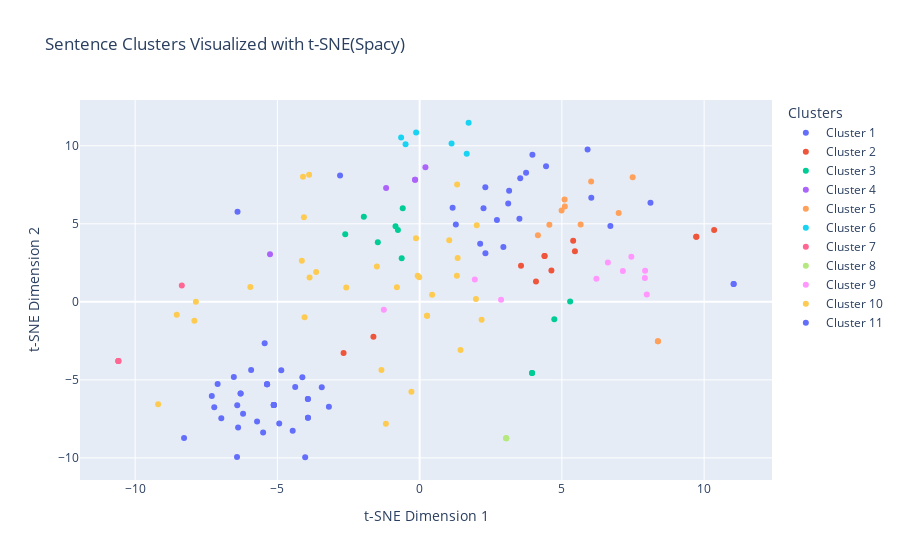

This figure's notebook cell:
### Code cell
fig = go.Figure()


for i in range(num_clusters):
    indices = labels_spacy == i
    fig.add_trace(go.Scatter(
        x=reduced_vectors_2d[indices, 0],
        y=reduced_vectors_2d[indices, 1],
        mode='markers',
        name=f'Cluster {i + 1}'
    ))

fig.update_layout(
    title='Sentence Clusters Visualized with t-SNE(Spacy)',
    xaxis_title='t-SNE Dimension 1',
    yaxis_title='t-SNE Dimension 2',
    legend_title="Clusters"
)

pio.show(fig)

### Figure 1 — Plotly figure (JSON) as saved in the notebook; plotly's stock layout.template omitted (floating-point values rounded to 4 significant figures)
{"data": [{"mode": "markers", "name": "Cluster 1", "type": "scatter", "x": [-4.862, -5.713, -7.305, -3.925, -5.5, -6.38, -3.189, -6.292, -7.218, -8.28, -6.292, -5.446, -6.418, -4.373, -4.121, -3.927, -5.126, -3.927, -5.126, -5.126, -5.126, -5.362, -5.362, -5.126, -5.362, -4.022, -6.205, -6.41, -3.439, -5.922, -4.935, -6.53, -3.925, -4.461, -7.1, -6.971], "y": [-4.376, -7.67, -6.031, -7.435, -8.379, -8.06, -6.719, -5.869, -6.756, -8.73, -5.869, -2.652, -9.945, -5.462, -4.826, -6.225, -6.613, -6.225, -6.613, -6.613, -6.613, -5.28, -5.28, -6.613, -5.28, -9.959, -7.173, -6.634, -5.478, -4.374, -7.795, -4.818, -7.435, -8.261, -5.265, -7.467]}, {"mode": "markers", "name": "Cluster 2", "type": "scatter", "x": [5.397, 9.725, 10.35, 9.725, 3.564, 5.459, 4.632, -2.672, -1.623, 4.391, 4.391, 4.09], "y": [3.92, 4.167, 4.597, 4.167, 2.315, 3.234, 2.004, -3.273, -2.237, 2.935, 2.935, 1.303]}, {"mode": "markers", "name": "Cluster 3", "type": "scatter", "x": [-1.469, 3.953, 3.953, -0.6301, -0.5937, -0.8466, -0.763, 4.734, -2.614, 5.29, -1.961], "y": [3.823, -4.559, -4.559, 2.79, 5.998, 4.842, 4.61, -1.12, 4.332, 0.02646, 5.457]}, {"mode": "markers", "name": "Cluster 4", "type": "scatter", "x": [-5.258, -0.1595, 0.2043, -0.1595, -1.178], "y": [3.052, 7.82, 8.624, 7.82, 7.292]}, {"mode": "markers", "name": "Cluster 5", "type": "scatter", "x": [7.488, 6.997, 6.029, 8.378, 5.103, 5.095, 4.99, 4.56, 5.66, 8.378, 4.158], "y": [7.99, 5.701, 7.72, -2.523, 6.112, 6.562, 5.859, 4.94, 4.964, -2.523, 4.26]}, {"mode": "markers", "name": "Cluster 6", "type": "scatter", "x": [1.123, -0.1234, 1.722, -0.4939, -0.6502, 1.656], "y": [10.14, 10.86, 11.48, 10.09, 10.53, 9.486]}, {"mode": "markers", "name": "Cluster 7", "type": "scatter", "x": [-8.358, -10.59, -10.59, -10.59], "y": [1.044, -3.795, -3.795, -3.795]}, {"mode": "markers", "name": "Cluster 8", "type": "scatter", "x": [3.043, 3.043, 3.043], "y": [-8.735, -8.735, -8.735]}, {"mode": "markers", "name": "Cluster 9", "type": "scatter", "x": [-1.258, 1.94, 7.145, 7.926, 2.862, 7.917, 6.214, 7.984, 6.618, 7.443], "y": [-0.5111, 1.432, 1.981, 1.992, 0.1422, 1.521, 1.488, 0.468, 2.523, 2.89]}, {"mode": "markers", "name": "Cluster 10", "type": "scatter", "x": [-3.869, 1.041, -3.884, -1.185, -1.343, -1.503, -4.045, 0.2616, -9.191, -4.099, 0.2615, 1.437, 2.179, -4.067, -2.579, 1.319, 1.979, -0.01358, -0.06805, 1.31, 0.4396, -0.7985, -0.2885, -3.637, -7.864, -5.95, -0.1261, -8.537, 2.008, 1.337, -4.14, -7.916], "y": [1.552, 3.951, 8.139, -7.807, -4.372, 2.262, -0.9836, -0.8845, -6.566, 8.019, -0.8846, -3.078, -1.155, 5.425, 0.9115, 7.519, 0.1771, 1.582, 1.673, 1.67, 0.4501, 0.9366, -5.756, 1.921, 0.01245, 0.9484, 4.069, -0.8338, 4.916, 2.812, 2.64, -1.213]}, {"mode": "markers", "name": "Cluster 11", "type": "scatter", "x": [6.034, 1.273, -6.4, 2.128, 3.508, 1.16, 2.944, 3.146, 8.114, 6.706, 2.246, 3.114, 2.313, -2.796, 11.04, 4.444, 11.04, 5.904, 3.742, 2.31, 3.537, 2.718, 3.965], "y": [6.665, 4.951, 5.782, 3.721, 5.322, 6.034, 3.513, 7.116, 6.354, 4.864, 5.998, 6.304, 3.107, 8.101, 1.141, 8.682, 1.141, 9.76, 8.28, 7.343, 7.915, 5.24, 9.432]}], "layout": {"legend": {"title": {"text": "Clusters"}}, "title": {"text": "Sentence Clusters Visualized with t-SNE(Spacy)"}, "xaxis": {"title": {"text": "t-SNE Dimension 1"}}, "yaxis": {"title": {"text": "t-SNE Dimension 2"}}}}
